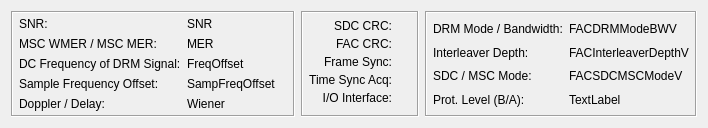
<?xml version="1.0" encoding="UTF-8"?>
<ui version="4.0">
 <class>DRMDetail</class>
 <widget class="QWidget" name="DRMDetail">
  <property name="geometry">
   <rect>
    <x>0</x>
    <y>0</y>
    <width>650</width>
    <height>123</height>
   </rect>
  </property>
  <property name="windowTitle">
   <string>Form</string>
  </property>
  <layout class="QGridLayout" name="gridLayout">
   <item row="0" column="0">
    <widget class="QFrame" name="FrameSignalValues">
     <property name="sizePolicy">
      <sizepolicy hsizetype="Minimum" vsizetype="Minimum">
       <horstretch>0</horstretch>
       <verstretch>0</verstretch>
      </sizepolicy>
     </property>
     <property name="frameShape">
      <enum>QFrame::Box</enum>
     </property>
     <property name="frameShadow">
      <enum>QFrame::Sunken</enum>
     </property>
     <layout class="QHBoxLayout" name="_2">
      <property name="spacing">
       <number>6</number>
      </property>
      <property name="leftMargin">
       <number>6</number>
      </property>
      <property name="topMargin">
       <number>4</number>
      </property>
      <property name="rightMargin">
       <number>6</number>
      </property>
      <property name="bottomMargin">
       <number>4</number>
      </property>
      <item>
       <layout class="QVBoxLayout" name="_3">
        <property name="spacing">
         <number>6</number>
        </property>
        <property name="leftMargin">
         <number>0</number>
        </property>
        <property name="topMargin">
         <number>0</number>
        </property>
        <property name="rightMargin">
         <number>0</number>
        </property>
        <property name="bottomMargin">
         <number>0</number>
        </property>
        <item>
         <widget class="QLabel" name="TextSNRText">
          <property name="sizePolicy">
           <sizepolicy hsizetype="Minimum" vsizetype="Minimum">
            <horstretch>0</horstretch>
            <verstretch>0</verstretch>
           </sizepolicy>
          </property>
          <property name="minimumSize">
           <size>
            <width>0</width>
            <height>0</height>
           </size>
          </property>
          <property name="text">
           <string>SNR:</string>
          </property>
          <property name="wordWrap">
           <bool>false</bool>
          </property>
         </widget>
        </item>
        <item>
         <widget class="QLabel" name="TextMERWMER">
          <property name="sizePolicy">
           <sizepolicy hsizetype="Minimum" vsizetype="Minimum">
            <horstretch>0</horstretch>
            <verstretch>0</verstretch>
           </sizepolicy>
          </property>
          <property name="minimumSize">
           <size>
            <width>0</width>
            <height>0</height>
           </size>
          </property>
          <property name="text">
           <string>MSC WMER / MSC MER:</string>
          </property>
          <property name="wordWrap">
           <bool>false</bool>
          </property>
         </widget>
        </item>
        <item>
         <widget class="QLabel" name="TextFreqOffset">
          <property name="sizePolicy">
           <sizepolicy hsizetype="Minimum" vsizetype="Minimum">
            <horstretch>0</horstretch>
            <verstretch>0</verstretch>
           </sizepolicy>
          </property>
          <property name="minimumSize">
           <size>
            <width>0</width>
            <height>0</height>
           </size>
          </property>
          <property name="text">
           <string>DC Frequency of DRM Signal:</string>
          </property>
          <property name="wordWrap">
           <bool>false</bool>
          </property>
         </widget>
        </item>
        <item>
         <widget class="QLabel" name="TextSampFreqOffset">
          <property name="sizePolicy">
           <sizepolicy hsizetype="Minimum" vsizetype="Minimum">
            <horstretch>0</horstretch>
            <verstretch>0</verstretch>
           </sizepolicy>
          </property>
          <property name="text">
           <string>Sample Frequency Offset:</string>
          </property>
          <property name="wordWrap">
           <bool>false</bool>
          </property>
         </widget>
        </item>
        <item>
         <widget class="QLabel" name="TextWiener">
          <property name="sizePolicy">
           <sizepolicy hsizetype="Minimum" vsizetype="Minimum">
            <horstretch>0</horstretch>
            <verstretch>0</verstretch>
           </sizepolicy>
          </property>
          <property name="minimumSize">
           <size>
            <width>0</width>
            <height>0</height>
           </size>
          </property>
          <property name="text">
           <string>Doppler / Delay:</string>
          </property>
          <property name="wordWrap">
           <bool>false</bool>
          </property>
         </widget>
        </item>
       </layout>
      </item>
      <item>
       <layout class="QVBoxLayout" name="_4">
        <property name="spacing">
         <number>6</number>
        </property>
        <property name="leftMargin">
         <number>0</number>
        </property>
        <property name="topMargin">
         <number>0</number>
        </property>
        <property name="rightMargin">
         <number>0</number>
        </property>
        <property name="bottomMargin">
         <number>0</number>
        </property>
        <item>
         <widget class="QLabel" name="ValueSNR">
          <property name="sizePolicy">
           <sizepolicy hsizetype="Minimum" vsizetype="Minimum">
            <horstretch>0</horstretch>
            <verstretch>0</verstretch>
           </sizepolicy>
          </property>
          <property name="minimumSize">
           <size>
            <width>0</width>
            <height>0</height>
           </size>
          </property>
          <property name="text">
           <string>SNR</string>
          </property>
          <property name="wordWrap">
           <bool>false</bool>
          </property>
         </widget>
        </item>
        <item>
         <widget class="QLabel" name="ValueMERWMER">
          <property name="sizePolicy">
           <sizepolicy hsizetype="Minimum" vsizetype="Minimum">
            <horstretch>0</horstretch>
            <verstretch>0</verstretch>
           </sizepolicy>
          </property>
          <property name="minimumSize">
           <size>
            <width>0</width>
            <height>0</height>
           </size>
          </property>
          <property name="text">
           <string>MER</string>
          </property>
          <property name="wordWrap">
           <bool>false</bool>
          </property>
         </widget>
        </item>
        <item>
         <widget class="QLabel" name="ValueFreqOffset">
          <property name="sizePolicy">
           <sizepolicy hsizetype="Minimum" vsizetype="Minimum">
            <horstretch>0</horstretch>
            <verstretch>0</verstretch>
           </sizepolicy>
          </property>
          <property name="minimumSize">
           <size>
            <width>0</width>
            <height>0</height>
           </size>
          </property>
          <property name="text">
           <string>FreqOffset</string>
          </property>
          <property name="wordWrap">
           <bool>false</bool>
          </property>
         </widget>
        </item>
        <item>
         <widget class="QLabel" name="ValueSampFreqOffset">
          <property name="sizePolicy">
           <sizepolicy hsizetype="Minimum" vsizetype="Minimum">
            <horstretch>0</horstretch>
            <verstretch>0</verstretch>
           </sizepolicy>
          </property>
          <property name="text">
           <string>SampFreqOffset</string>
          </property>
          <property name="wordWrap">
           <bool>false</bool>
          </property>
         </widget>
        </item>
        <item>
         <widget class="QLabel" name="ValueWiener">
          <property name="sizePolicy">
           <sizepolicy hsizetype="Minimum" vsizetype="Minimum">
            <horstretch>0</horstretch>
            <verstretch>0</verstretch>
           </sizepolicy>
          </property>
          <property name="minimumSize">
           <size>
            <width>100</width>
            <height>0</height>
           </size>
          </property>
          <property name="text">
           <string>Wiener</string>
          </property>
          <property name="wordWrap">
           <bool>false</bool>
          </property>
         </widget>
        </item>
       </layout>
      </item>
     </layout>
    </widget>
   </item>
   <item row="0" column="1">
    <widget class="QFrame" name="FrameStatusLEDs">
     <property name="sizePolicy">
      <sizepolicy hsizetype="Minimum" vsizetype="Minimum">
       <horstretch>0</horstretch>
       <verstretch>0</verstretch>
      </sizepolicy>
     </property>
     <property name="frameShape">
      <enum>QFrame::Box</enum>
     </property>
     <property name="frameShadow">
      <enum>QFrame::Sunken</enum>
     </property>
     <layout class="QVBoxLayout" name="verticalLayout_3">
      <property name="spacing">
       <number>4</number>
      </property>
      <property name="leftMargin">
       <number>6</number>
      </property>
      <property name="topMargin">
       <number>6</number>
      </property>
      <property name="rightMargin">
       <number>6</number>
      </property>
      <property name="bottomMargin">
       <number>6</number>
      </property>
      <item>
       <layout class="QHBoxLayout" name="_8">
        <property name="spacing">
         <number>6</number>
        </property>
        <property name="leftMargin">
         <number>0</number>
        </property>
        <property name="topMargin">
         <number>0</number>
        </property>
        <property name="rightMargin">
         <number>0</number>
        </property>
        <property name="bottomMargin">
         <number>0</number>
        </property>
        <item>
         <widget class="QLabel" name="TextLabelLEDSDCCRC">
          <property name="sizePolicy">
           <sizepolicy hsizetype="Minimum" vsizetype="Maximum">
            <horstretch>0</horstretch>
            <verstretch>0</verstretch>
           </sizepolicy>
          </property>
          <property name="text">
           <string>SDC CRC:</string>
          </property>
          <property name="alignment">
           <set>Qt::AlignRight|Qt::AlignTrailing|Qt::AlignVCenter</set>
          </property>
          <property name="wordWrap">
           <bool>false</bool>
          </property>
         </widget>
        </item>
        <item>
         <widget class="CMultColorLED" name="LEDSDC" native="true">
          <property name="sizePolicy">
           <sizepolicy hsizetype="Fixed" vsizetype="Fixed">
            <horstretch>0</horstretch>
            <verstretch>0</verstretch>
           </sizepolicy>
          </property>
          <property name="minimumSize">
           <size>
            <width>13</width>
            <height>13</height>
           </size>
          </property>
          <property name="maximumSize">
           <size>
            <width>13</width>
            <height>13</height>
           </size>
          </property>
         </widget>
        </item>
       </layout>
      </item>
      <item>
       <layout class="QHBoxLayout" name="_9">
        <property name="spacing">
         <number>6</number>
        </property>
        <property name="leftMargin">
         <number>0</number>
        </property>
        <property name="topMargin">
         <number>0</number>
        </property>
        <property name="rightMargin">
         <number>0</number>
        </property>
        <property name="bottomMargin">
         <number>0</number>
        </property>
        <item>
         <widget class="QLabel" name="TextLabelLEDFACCRC">
          <property name="sizePolicy">
           <sizepolicy hsizetype="Minimum" vsizetype="Maximum">
            <horstretch>0</horstretch>
            <verstretch>0</verstretch>
           </sizepolicy>
          </property>
          <property name="text">
           <string>FAC CRC:</string>
          </property>
          <property name="alignment">
           <set>Qt::AlignRight|Qt::AlignTrailing|Qt::AlignVCenter</set>
          </property>
          <property name="wordWrap">
           <bool>false</bool>
          </property>
         </widget>
        </item>
        <item>
         <widget class="CMultColorLED" name="LEDFAC" native="true">
          <property name="sizePolicy">
           <sizepolicy hsizetype="Fixed" vsizetype="Fixed">
            <horstretch>0</horstretch>
            <verstretch>0</verstretch>
           </sizepolicy>
          </property>
          <property name="minimumSize">
           <size>
            <width>13</width>
            <height>13</height>
           </size>
          </property>
          <property name="maximumSize">
           <size>
            <width>13</width>
            <height>13</height>
           </size>
          </property>
         </widget>
        </item>
       </layout>
      </item>
      <item>
       <layout class="QHBoxLayout" name="_10">
        <property name="spacing">
         <number>6</number>
        </property>
        <property name="leftMargin">
         <number>0</number>
        </property>
        <property name="topMargin">
         <number>0</number>
        </property>
        <property name="rightMargin">
         <number>0</number>
        </property>
        <property name="bottomMargin">
         <number>0</number>
        </property>
        <item>
         <widget class="QLabel" name="TextLabelLEDFrameSync">
          <property name="sizePolicy">
           <sizepolicy hsizetype="Minimum" vsizetype="Maximum">
            <horstretch>0</horstretch>
            <verstretch>0</verstretch>
           </sizepolicy>
          </property>
          <property name="text">
           <string>Frame Sync:</string>
          </property>
          <property name="alignment">
           <set>Qt::AlignRight|Qt::AlignTrailing|Qt::AlignVCenter</set>
          </property>
          <property name="wordWrap">
           <bool>false</bool>
          </property>
         </widget>
        </item>
        <item>
         <widget class="CMultColorLED" name="LEDFrameSync" native="true">
          <property name="sizePolicy">
           <sizepolicy hsizetype="Fixed" vsizetype="Fixed">
            <horstretch>0</horstretch>
            <verstretch>0</verstretch>
           </sizepolicy>
          </property>
          <property name="minimumSize">
           <size>
            <width>13</width>
            <height>13</height>
           </size>
          </property>
          <property name="maximumSize">
           <size>
            <width>13</width>
            <height>13</height>
           </size>
          </property>
         </widget>
        </item>
       </layout>
      </item>
      <item>
       <layout class="QHBoxLayout" name="_11">
        <property name="spacing">
         <number>6</number>
        </property>
        <property name="leftMargin">
         <number>0</number>
        </property>
        <property name="topMargin">
         <number>0</number>
        </property>
        <property name="rightMargin">
         <number>0</number>
        </property>
        <property name="bottomMargin">
         <number>0</number>
        </property>
        <item>
         <widget class="QLabel" name="TextLabelLEDTimeSyncAcq">
          <property name="sizePolicy">
           <sizepolicy hsizetype="Minimum" vsizetype="Maximum">
            <horstretch>0</horstretch>
            <verstretch>0</verstretch>
           </sizepolicy>
          </property>
          <property name="text">
           <string>Time Sync Acq:</string>
          </property>
          <property name="alignment">
           <set>Qt::AlignRight|Qt::AlignTrailing|Qt::AlignVCenter</set>
          </property>
          <property name="wordWrap">
           <bool>false</bool>
          </property>
         </widget>
        </item>
        <item>
         <widget class="CMultColorLED" name="LEDTimeSync" native="true">
          <property name="sizePolicy">
           <sizepolicy hsizetype="Fixed" vsizetype="Fixed">
            <horstretch>0</horstretch>
            <verstretch>0</verstretch>
           </sizepolicy>
          </property>
          <property name="minimumSize">
           <size>
            <width>13</width>
            <height>13</height>
           </size>
          </property>
          <property name="maximumSize">
           <size>
            <width>13</width>
            <height>13</height>
           </size>
          </property>
         </widget>
        </item>
       </layout>
      </item>
      <item>
       <layout class="QHBoxLayout" name="_12">
        <property name="spacing">
         <number>6</number>
        </property>
        <property name="leftMargin">
         <number>0</number>
        </property>
        <property name="topMargin">
         <number>0</number>
        </property>
        <property name="rightMargin">
         <number>0</number>
        </property>
        <property name="bottomMargin">
         <number>0</number>
        </property>
        <item>
         <widget class="QLabel" name="TextLabelLEDIOInterface">
          <property name="sizePolicy">
           <sizepolicy hsizetype="Minimum" vsizetype="Maximum">
            <horstretch>0</horstretch>
            <verstretch>0</verstretch>
           </sizepolicy>
          </property>
          <property name="text">
           <string>I/O Interface:</string>
          </property>
          <property name="alignment">
           <set>Qt::AlignRight|Qt::AlignTrailing|Qt::AlignVCenter</set>
          </property>
          <property name="wordWrap">
           <bool>false</bool>
          </property>
         </widget>
        </item>
        <item>
         <widget class="CMultColorLED" name="LEDIOInterface" native="true">
          <property name="sizePolicy">
           <sizepolicy hsizetype="Fixed" vsizetype="Fixed">
            <horstretch>0</horstretch>
            <verstretch>0</verstretch>
           </sizepolicy>
          </property>
          <property name="minimumSize">
           <size>
            <width>13</width>
            <height>13</height>
           </size>
          </property>
          <property name="maximumSize">
           <size>
            <width>13</width>
            <height>13</height>
           </size>
          </property>
         </widget>
        </item>
       </layout>
      </item>
     </layout>
    </widget>
   </item>
   <item row="0" column="2">
    <widget class="QFrame" name="FrameFACParams">
     <property name="sizePolicy">
      <sizepolicy hsizetype="Preferred" vsizetype="Preferred">
       <horstretch>0</horstretch>
       <verstretch>0</verstretch>
      </sizepolicy>
     </property>
     <property name="frameShape">
      <enum>QFrame::Box</enum>
     </property>
     <property name="frameShadow">
      <enum>QFrame::Sunken</enum>
     </property>
     <layout class="QHBoxLayout" name="_13">
      <property name="spacing">
       <number>6</number>
      </property>
      <property name="leftMargin">
       <number>6</number>
      </property>
      <property name="topMargin">
       <number>4</number>
      </property>
      <property name="rightMargin">
       <number>6</number>
      </property>
      <property name="bottomMargin">
       <number>4</number>
      </property>
      <item>
       <layout class="QVBoxLayout" name="_14">
        <property name="spacing">
         <number>0</number>
        </property>
        <property name="leftMargin">
         <number>0</number>
        </property>
        <property name="topMargin">
         <number>0</number>
        </property>
        <property name="rightMargin">
         <number>0</number>
        </property>
        <property name="bottomMargin">
         <number>0</number>
        </property>
        <item>
         <widget class="QLabel" name="FACDRMModeBWL">
          <property name="sizePolicy">
           <sizepolicy hsizetype="Minimum" vsizetype="Minimum">
            <horstretch>0</horstretch>
            <verstretch>0</verstretch>
           </sizepolicy>
          </property>
          <property name="text">
           <string>DRM Mode / Bandwidth:</string>
          </property>
          <property name="wordWrap">
           <bool>false</bool>
          </property>
          <property name="indent">
           <number>-1</number>
          </property>
         </widget>
        </item>
        <item>
         <widget class="QLabel" name="FACInterleaverDepthL">
          <property name="sizePolicy">
           <sizepolicy hsizetype="Minimum" vsizetype="Minimum">
            <horstretch>0</horstretch>
            <verstretch>0</verstretch>
           </sizepolicy>
          </property>
          <property name="text">
           <string>Interleaver Depth:</string>
          </property>
          <property name="wordWrap">
           <bool>false</bool>
          </property>
         </widget>
        </item>
        <item>
         <widget class="QLabel" name="FACSDCMSCModeL">
          <property name="sizePolicy">
           <sizepolicy hsizetype="Minimum" vsizetype="Minimum">
            <horstretch>0</horstretch>
            <verstretch>0</verstretch>
           </sizepolicy>
          </property>
          <property name="text">
           <string>SDC / MSC Mode:</string>
          </property>
          <property name="wordWrap">
           <bool>false</bool>
          </property>
         </widget>
        </item>
        <item>
         <widget class="QLabel" name="FACCodeRateL">
          <property name="text">
           <string>Prot. Level (B/A):</string>
          </property>
         </widget>
        </item>
       </layout>
      </item>
      <item>
       <layout class="QVBoxLayout" name="_15">
        <property name="spacing">
         <number>0</number>
        </property>
        <property name="leftMargin">
         <number>0</number>
        </property>
        <property name="topMargin">
         <number>0</number>
        </property>
        <property name="rightMargin">
         <number>0</number>
        </property>
        <property name="bottomMargin">
         <number>0</number>
        </property>
        <item>
         <widget class="QLabel" name="FACDRMModeBWV">
          <property name="sizePolicy">
           <sizepolicy hsizetype="Minimum" vsizetype="Minimum">
            <horstretch>0</horstretch>
            <verstretch>0</verstretch>
           </sizepolicy>
          </property>
          <property name="text">
           <string>FACDRMModeBWV</string>
          </property>
          <property name="wordWrap">
           <bool>false</bool>
          </property>
          <property name="indent">
           <number>-1</number>
          </property>
         </widget>
        </item>
        <item>
         <widget class="QLabel" name="FACInterleaverDepthV">
          <property name="sizePolicy">
           <sizepolicy hsizetype="Minimum" vsizetype="Minimum">
            <horstretch>0</horstretch>
            <verstretch>0</verstretch>
           </sizepolicy>
          </property>
          <property name="text">
           <string>FACInterleaverDepthV</string>
          </property>
          <property name="wordWrap">
           <bool>false</bool>
          </property>
         </widget>
        </item>
        <item>
         <widget class="QLabel" name="FACSDCMSCModeV">
          <property name="sizePolicy">
           <sizepolicy hsizetype="Minimum" vsizetype="Minimum">
            <horstretch>0</horstretch>
            <verstretch>0</verstretch>
           </sizepolicy>
          </property>
          <property name="text">
           <string>FACSDCMSCModeV</string>
          </property>
          <property name="wordWrap">
           <bool>false</bool>
          </property>
         </widget>
        </item>
        <item>
         <widget class="QLabel" name="FACCodeRateV">
          <property name="text">
           <string>TextLabel</string>
          </property>
         </widget>
        </item>
       </layout>
      </item>
     </layout>
    </widget>
   </item>
  </layout>
 </widget>
 <customwidgets>
  <customwidget>
   <class>CMultColorLED</class>
   <extends>QWidget</extends>
   <header location="global">MultColorLED.h</header>
  </customwidget>
 </customwidgets>
 <resources/>
 <connections/>
</ui>
